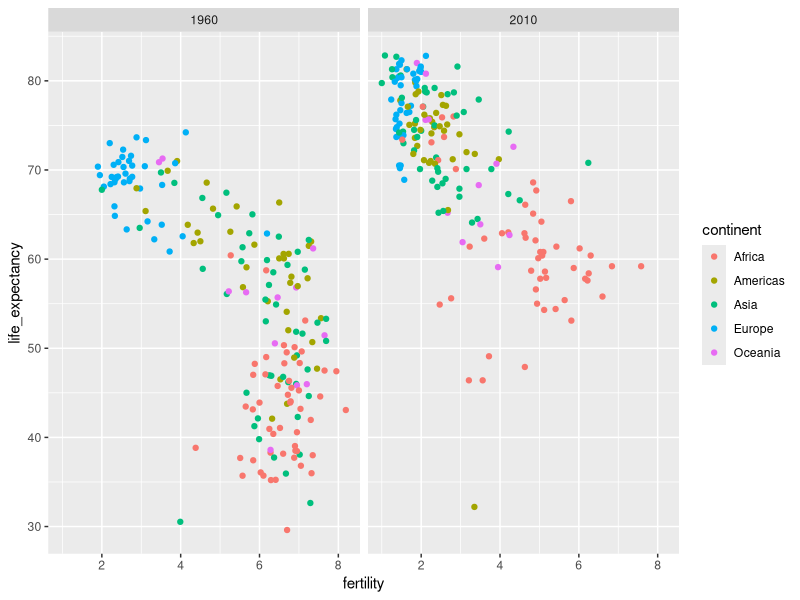
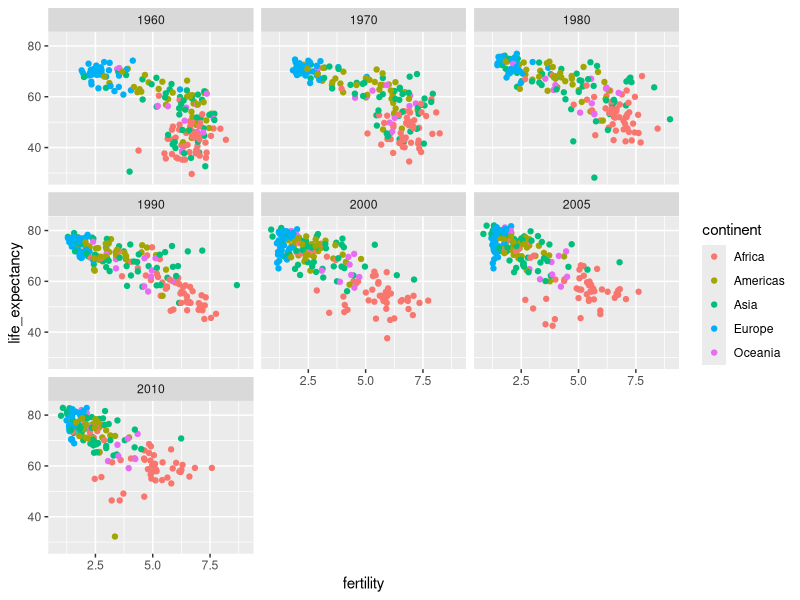
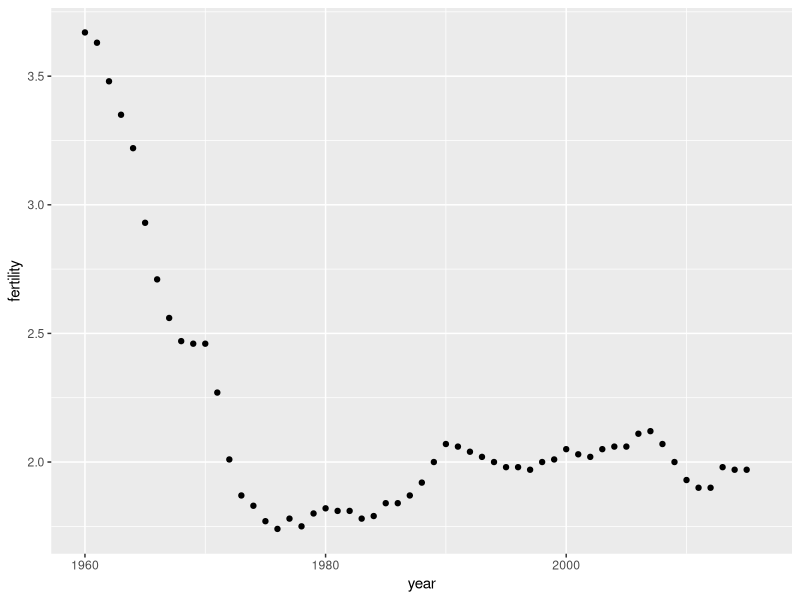
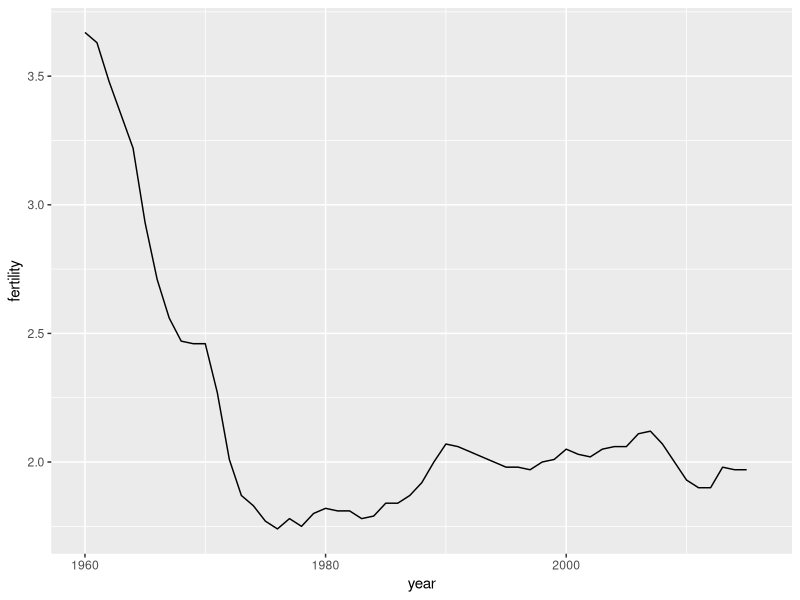
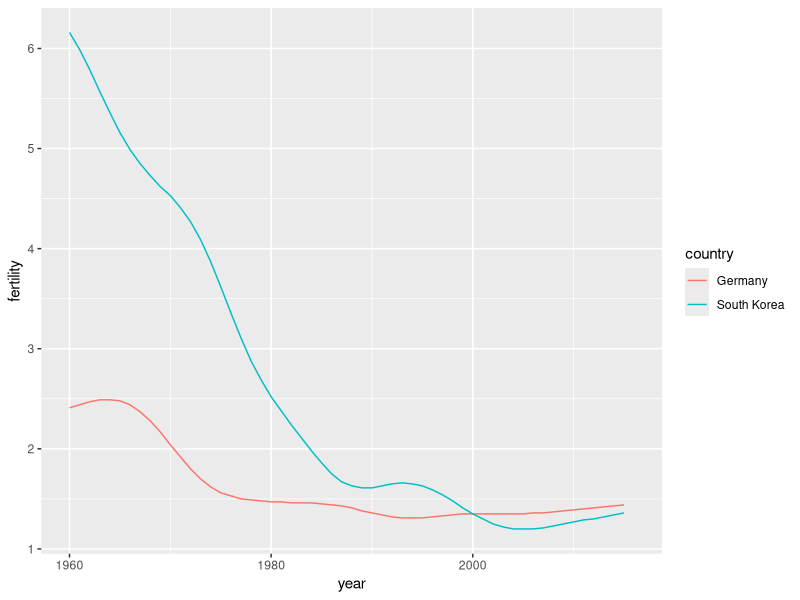
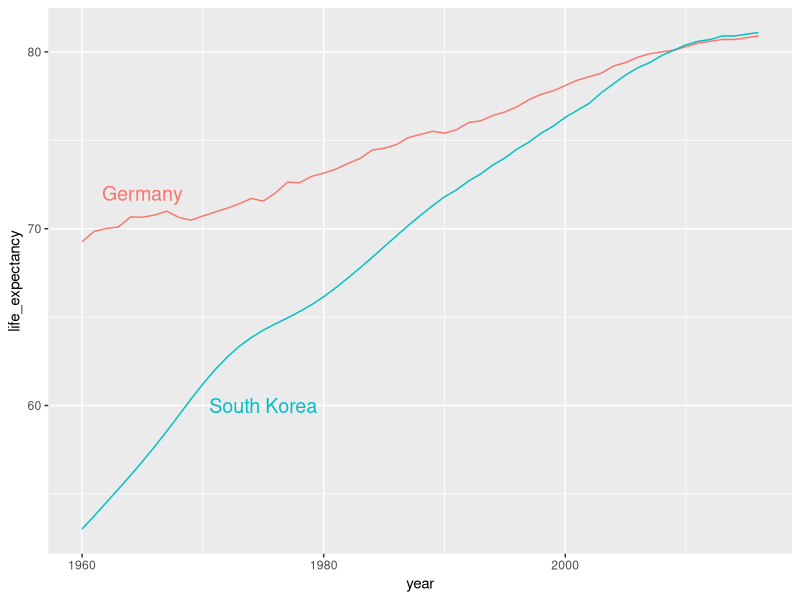
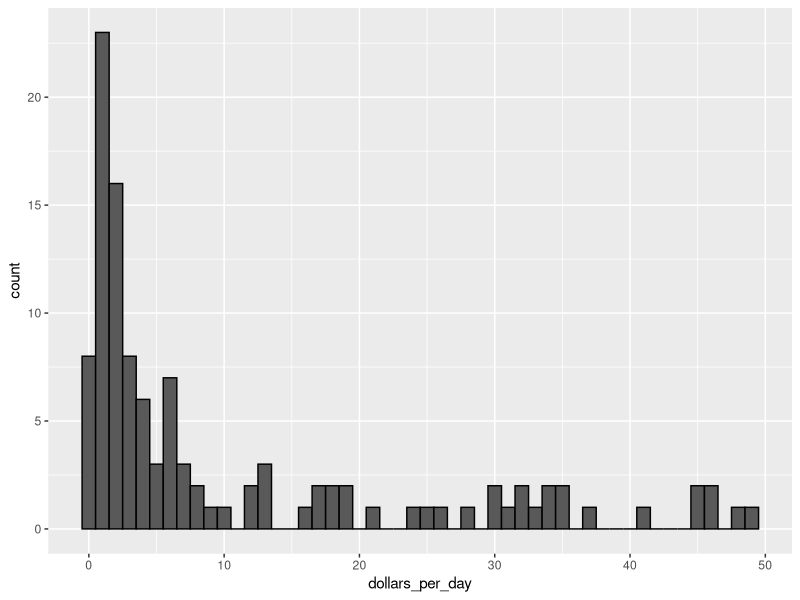
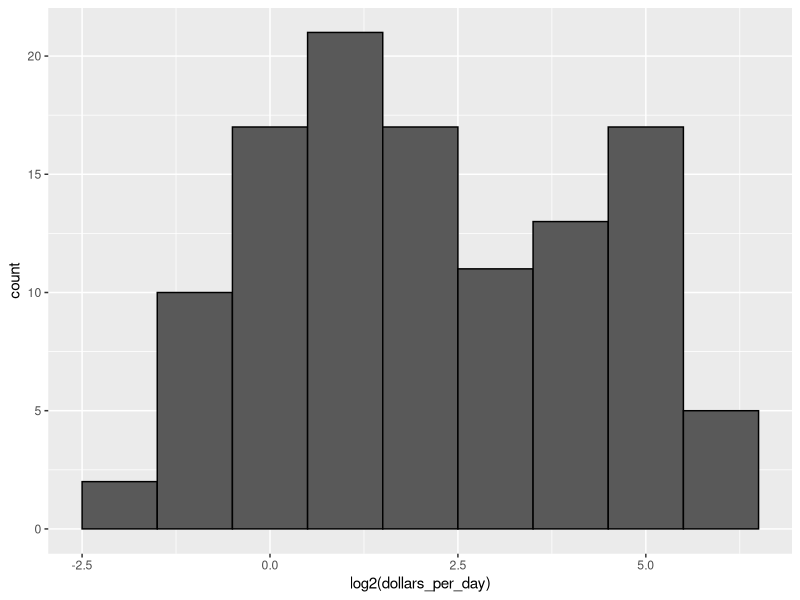

Generate these figures, in order, with R: (Note: this script raises an error after producing the figures.)
setwd("C:/Users/Nadika/Desktop/R/ENV")

require(dslabs)
data("gapminder")
require(ggplot2)
require(dplyr)

#----------- Variable Cahnges---------
west <- c("Western Europe", "Northern Europe", "Southern Europe", "Northern America", "Australia and New Zealand")
gapminder<- mutate(gapminder,dollars_per_day=gdp/population/365)
gapminder <- gapminder %>% mutate(group_0=ifelse(region %in% west, "West", "Developing")) %>% 
  mutate(group_0=factor(group_0))

country_list_1 <- gapminder %>% filter(year==1970 & !is.na(gdp)) %>% .$country #this produce factor variable
country_list_2 <- gapminder %>% filter(year==2010 & !is.na(gdp)) %>% .$country #this produce factor variable
countrylist <- intersect(country_list_1,country_list_2)

gapminder <- gapminder %>%
  mutate(group = case_when(
    .$region %in% west ~ "West",
    .$region %in% c("Eastern Asia", "South-Eastern Asia") ~ "East Asia",
    .$region %in% c("Caribbean", "Central America", "South America") ~ "Latin America",
    .$continent == "Africa" & .$region != "Northern Africa" ~ "Sub-Saharan Africa",
    TRUE ~ "Others"))  %>% 
      mutate(group=factor(group,levels = c("Others", "Latin America", "East Asia", "Sub-Saharan Africa", "West")))

gapminder <- gapminder %>% mutate(weight = population/sum(population*2))
#-------------------------------------

#Facet used to get plots with same axes to compare
gapminder %>% filter(year %in% c(1960,2010)) %>% 
  ggplot(aes(fertility,life_expectancy,col=continent)) + 
  geom_point() + 
  facet_grid(.~year)

#facet_wrap gives plots in multiple lines
gapminder %>% filter(year %in% c(1960,1970,1980,1990,2000,2005,2010)) %>% 
  ggplot(aes(fertility,life_expectancy,col=continent)) + 
  geom_point() + 
  facet_wrap(~year)

#geom_point for time series
gapminder %>% filter(country=="United States") %>% 
  ggplot(aes(year,fertility)) + 
  geom_point()

#geom_line for time series
gapminder %>% filter(country=="United States") %>% 
  ggplot(aes(year,fertility)) + 
  geom_line()

#Two series with legend using col command
sel_country <- c("South Korea","Germany")
gapminder %>% filter(country %in% sel_country) %>% 
  ggplot(aes(year,fertility,col=country)) + 
  geom_line()

#define lables as of countries variable to be positioned in (1975,60) and (1965,62) these coordinates picked by eye
# geom_text call for data in labales array x for c(1975,1965) and y for c(60,72) not the orginal x=year,y=life_expectancy data
labels <- data.frame(country = sel_country, x = c(1975, 1965), y = c(60, 72))
gapminder %>% filter(country %in% sel_country) %>%
  ggplot(aes(year, life_expectancy, col = country)) +
  geom_line() +
  geom_text(data = labels, aes(x, y, label = country), size = 5) +
  theme(legend.position = "none")

#adding dollars_per_day to the gapminder
#alternate coding with pipe  --- gapminder <- gapminder %>% mutate(dollars_per_day = gdp/population/365)
gapminder<- mutate(gapminder,dollars_per_day=gdp/population/365)

#dollars per day original scale hard to seea pattern
gapminder %>% filter(year == 1970 & !is.na(gdp)) %>% 
  ggplot(aes(dollars_per_day)) + 
  geom_histogram(binwidth = 1, color = "black")

#log2 shrink the scale
gapminder %>% filter(year == 1970 & !is.na(gdp)) %>% 
  ggplot(aes(log2(dollars_per_day))) + 
  geom_histogram(binwidth = 1, color = "black")

#alternate scale_x_continuous usage instead of log2 transformation in ggplot()
gapminder %>% filter(year == 1970 & !is.na(gdp)) %>% 
  ggplot(aes(dollars_per_day)) + 
  geom_histogram(binwidth = 1, color = "black") + 
  scale_x_continuous(trans = "log2")

gapminder %>% filter(year == 1970 & !is.na(gdp)) %>%
  ggplot(aes(region, dollars_per_day)) + 
  geom_boxplot() + 
  theme(axis.text.x = element_text(angle = 90, hjust = 1))

gapminder %>% filter(year == 1970 & !is.na(gdp)) %>%
  mutate(region = reorder(region, dollars_per_day, FUN = median)) %>%    # reorder
  ggplot(aes(region, dollars_per_day, fill = continent)) +    # color by continent
  geom_boxplot() +
  theme(axis.text.x = element_text(angle = 90, hjust = 1)) +
  xlab("") + scale_y_continuous(trans = "log2") + geom_point(show.legend = FALSE)

#----------------------------------------------------------------

west <- c("Western Europe", "Northern Europe", "Southern Europe", "Northern America", "Australia and New Zealand")
gapminder<- mutate(gapminder,dollars_per_day=gdp/population/365)
gapminder <- gapminder %>% mutate(group_0=ifelse(region %in% west, "West", "Developing")) %>% 
  mutate(group_0=factor(group_0))

gapminder %>% filter(year==1970 & !is.na(gdp)) %>%
  ggplot(aes(dollars_per_day)) +
  geom_histogram(binwidth = 1, color = "black") +
  scale_x_continuous(trans = "log2") +
  facet_grid(. ~ group_0)

gapminder %>% filter(year %in% c(1970,2010) & !is.na(gdp)) %>%
  ggplot(aes(dollars_per_day)) + 
  geom_histogram(binwidth = 1,color= "black") + 
  scale_x_continuous(trans="log2") +
  facet_grid(year~group_0)

#creatig a vector to compare two years data only for the countries that have data in both years
country_list_1 <- gapminder %>% filter(year==1970 & !is.na(gdp)) %>% .$country #this produce factor variable
country_list_0 <- gapminder %>% filter(year==1970 & !is.na(gdp)) %>% select(country) #this produce dataframe with one factor variable

country_list_2 <- gapminder %>% filter(year==2010 & !is.na(gdp)) %>% .$country #this produce factor variable

countrylist <- intersect(country_list_1,country_list_2)

gapminder %>% filter(year %in% c(1970,2010) & !is.na(gdp) & country %in% countrylist) %>%
  ggplot(aes(dollars_per_day)) + 
  geom_histogram(binwidth = 1,color= "black") + 
  scale_x_continuous(trans="log2") +
  facet_grid(year~group_0)

Mbox <- gapminder %>%
  filter(year %in% c(1970,2010) & country %in% countrylist) %>%
  mutate(region = reorder(region, dollars_per_day, FUN = median)) %>%
  ggplot() +
  theme(axis.text.x = element_text(angle = 90, hjust = 1)) +
  xlab("") + scale_y_continuous(trans = "log2") 

Mbox + geom_boxplot(aes(region, dollars_per_day, fill = continent)) +
  facet_grid(year ~ .)

Mbox + geom_boxplot(aes(region, dollars_per_day, fill = factor(year)))

#------------------------------------------------------

gapminder %>%
  filter(year == 1970 & country %in% countrylist) %>% group_by(group_0) %>%
  summarize(n = n()) %>% knitr::kable()

gapminder %>% filter(year %in% c(1970,2010) & !is.na(gdp) & country %in% countrylist) %>%
  ggplot(aes(dollars_per_day,fill=group_0)) + scale_x_continuous(trans="log2") + 
  geom_density(alpha=0.2,bw = 0.75) + facet_grid(.~year)

gapminder %>% filter(year %in% c(1970,2010) & !is.na(gdp) & country %in% countrylist) %>%
  ggplot(aes(dollars_per_day,y=..count..,fill=group_0)) + scale_x_continuous(trans="log2") + 
  geom_density(alpha=0.2,bw = 0.75) + facet_grid(.~year)

#---- Stacking order depend on the factor order. if you need to change the stacking order change the levels= in factor command
gapminder <- gapminder %>%
  mutate(group = case_when(
    .$region %in% west ~ "West",
    .$region %in% c("Eastern Asia", "South-Eastern Asia") ~ "East Asia",
    .$region %in% c("Caribbean", "Central America", "South America") ~ "Latin America",
    .$continent == "Africa" & .$region != "Northern Africa" ~ "Sub-Saharan Africa",
    TRUE ~ "Others")) %>% 
    mutate(group=factor(group,levels = c("Others", "Latin America", "East Asia", "Sub-Saharan Africa", "West")))

gapminder %>% filter(year %in% c(1970,2010) & !is.na(dollars_per_day) & country %in% countrylist) %>%
  ggplot(aes(dollars_per_day,y=..count..,fill=group)) + scale_x_continuous(trans = "log2") + 
  geom_density(alpha=0.2,bw=0.75,position="stack") + facet_grid(.~year)

gapminder <- gapminder %>% filter(!is.na(population)) %>% 
  mutate(weight = population/sum(population*2))

gapminder %>% filter(year %in% c(1970,2010) & !is.na(dollars_per_day) & country %in% countrylist) %>%
  ggplot(aes(dollars_per_day,y=..count..,fill=group,weight = weight)) + scale_x_continuous(trans = "log2") + 
  geom_density(alpha=0.2,bw=0.75,position="stack") + facet_grid(.~year)

gapminder %>%
  filter(year %in% c(1970, 2010) & country %in% countrylist) %>%
  mutate(weight = population/sum(population*2)) %>%
  ggplot(aes(dollars_per_day, fill = group, weight = weight)) +
  scale_x_continuous(trans = "log2") +
  geom_density(alpha = 0.2, bw = 0.75, position = "stack") + facet_grid(year ~ .)


#--------------------------------------------------------------------

gapminder <- gapminder %>%
  mutate(group_1 = case_when(
    .$region %in% west ~ "The West",
    .$region %in% "Northern Africa" ~ "Northern Africa",
    .$region %in% c("Eastern Asia", "South-Eastern Asia") ~ "East Asia",
    .$region == "Southern Asia" ~ "Southern Asia",
    .$region %in% c("Central America", "South America", "Caribbean") ~ "Latin America",
    .$continent == "Africa" & .$region != "Northern Africa" ~ "Sub-Saharan Africa",
    .$region %in% c("Melanesia", "Micronesia", "Polynesia") ~ "Pacific Islands"))

surv_income <- gapminder %>%
  filter(year %in% 2010 & !is.na(gdp) & !is.na(infant_mortality) & !is.na(group_1)) %>%
  group_by(group_1) %>%
  summarize(income = sum(gdp)/sum(population)/365,
            infant_survival_rate = 1 - sum(infant_mortality/1000*population)/sum(population))

#--arrange orders the rows of a data frame by the values of selected columns
surv_income %>% arrange(income)


surv_income %>% ggplot(aes(income, infant_survival_rate, label = group_1, color = group_1)) +
  scale_x_continuous(trans = "log2", limit = c(0.25, 150)) +
  scale_y_continuous(trans = "logit", limit = c(0.875, .9981),
                     breaks = c(.85, .90, .95, .99, .995, .998)) +
  geom_label(size = 3, show.legend = FALSE) 

#---------------------Slope Chart-----------------------------
library(tidyverse)
library(dslabs)
data(gapminder)

west <- c("Western Europe", "Northern Europe", "Southern Europe", "Northern America", "Australia and New Zealand")

dat <- gapminder %>%
  filter(year %in% c(2010, 2015) & region %in% west & !is.na(life_expectancy) & population > 10^7)

dat %>%
  mutate(location = ifelse(year == 2010, 1, 2),
         location = ifelse(year == 2015 & country %in% c("United Kingdom", "Portugal"),
                           location + 0.22, location),
         hjust = ifelse(year == 2010, 1, 0)) %>%
  mutate(year = as.factor(year)) %>%
  ggplot(aes(year, life_expectancy, group = country)) +
  geom_line(aes(color = country), show.legend = FALSE) +
  geom_text(aes(x = location, label = country, hjust = hjust), show.legend = FALSE) +
  xlab("") +
  ylab("Life Expectancy") 

#---------Bland-Altman plot------------------
library(ggrepel)
dat %>%
  mutate(year = paste0("life_expectancy_", year)) %>%
  select(country, year, life_expectancy) %>% spread(year, life_expectancy) %>%
  mutate(average = (life_expectancy_2015 + life_expectancy_2010)/2,
         difference = life_expectancy_2015 - life_expectancy_2010) %>%
  ggplot(aes(average, difference, label = country)) +
  geom_point() +
  geom_text_repel() +
  geom_abline(lty = 2) +
  xlab("Average of 2010 and 2015") +
  ylab("Difference between 2015 and 2010")

#------------- tile plot
# import data and inspect
library(tidyverse)
library(dslabs)
data(us_contagious_diseases)
str(us_contagious_diseases)

# assign dat to the per 10,000 rate of measles, removing Alaska and Hawaii and adjusting for weeks reporting
the_disease <- "Measles"
dat <- us_contagious_diseases %>%
  filter(!state %in% c("Hawaii", "Alaska") & disease == the_disease) %>%
  mutate(rate = count / population * 10000 * 52/weeks_reporting) %>%
  mutate(state = reorder(state, rate))

# plot disease rates per year in California
dat %>% filter(state == "California" & !is.na(rate)) %>%
  ggplot(aes(year, rate)) +
  geom_line() +
  ylab("Cases per 10,000") +
  geom_vline(xintercept=1963, col = "blue")

# tile plot of disease rate by state and year
dat %>% ggplot(aes(year, state, fill=rate)) +
  geom_tile(color = "grey50") +
  scale_x_continuous(expand = c(0,0)) +
  scale_fill_gradientn(colors = RColorBrewer::brewer.pal(9, "Reds"), trans = "sqrt") +
  geom_vline(xintercept = 1963, col = "blue") +
  theme_minimal() + theme(panel.grid = element_blank()) +
  ggtitle(the_disease) +
  ylab("") +
  xlab("")

# compute US average measles rate by year
avg <- us_contagious_diseases %>%
  filter(disease == the_disease) %>% group_by(year) %>%
  summarize(us_rate = sum(count, na.rm = TRUE)/sum(population, na.rm = TRUE)*10000)

# make line plot of measles rate by year by state
dat %>%
  filter(!is.na(rate)) %>%
  ggplot() +
  geom_line(aes(year, rate, group = state), color = "grey50", 
            show.legend = FALSE, alpha = 0.2, size = 1) +
  geom_line(mapping = aes(year, us_rate), data = avg, size = 1, col = "black") +
  scale_y_continuous(trans = "sqrt", breaks = c(5, 25, 125, 300)) +
  ggtitle("Cases per 10,000 by state") +
  xlab("") +
  ylab("") +
  geom_text(data = data.frame(x = 1955, y = 50),
            mapping = aes(x, y, label = "US average"), color = "black") +
  geom_vline(xintercept = 1963, col = "blue")


#Reduce the number of significant digits globally by setting an option. 
#options(digits = 3) will cause all future computations that session to have 3 significant digits.
#Reduce the number of digits locally using round() or signif().

#-----qqplots
params <- titanic_train %>%
  filter(!is.na(Age)) %>%
  summarize(mean = mean(Age), sd = sd(Age))

titanic_train %>% filter(!is.na(Age)) %>% ggplot(aes(sample=Age))+ geom_qq(dparams=params) + geom_abline()

#--------Percentage in bar charts position_fill()
titanic_train %>% filter(!is.na(Age)) %>% ggplot(aes(Pclass,fill=factor(Survived),y=..count..))+ 
  geom_bar() 

titanic_train %>% filter(!is.na(Age)) %>% ggplot(aes(Pclass,fill=factor(Survived),y=..count..))+ 
  geom_bar(position = position_fill())

titanic_train %>% filter(!is.na(Age)) %>% ggplot(aes(Survived,fill=factor(Pclass),y=..count..))+ 
  geom_bar(position = position_fill()) 


#----- labels in bar chart
set.seed(123)
data <- data.frame(x = sample(LETTERS[1:6], 300, replace = TRUE))
head(data)         
# method 1
ggplot(data, aes(x = factor(x), fill = factor(x))) +
  geom_bar() +
  geom_text(aes(label = ..count..), stat = "count", vjust = 1.5, colour = "white")
#method 2
data1<- as.data.frame(table(data$x))      
data1
ggplot(data1, aes(x = Var1, y = Freq, fill = Var1)) + 
  geom_bar(stat = "identity") +
  geom_text(aes(label = Freq), vjust = 0)
